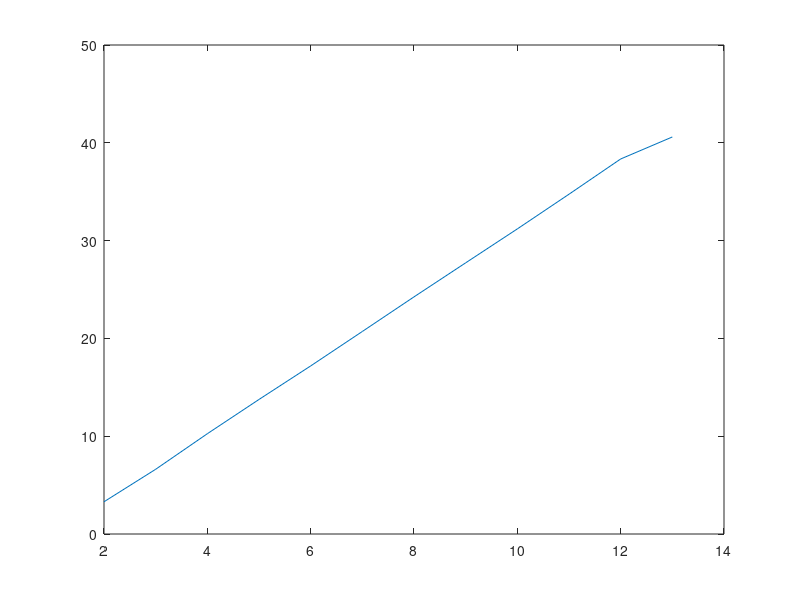

This chart was generated by the following MATLAB code:
function Question5(~)

	n = 1;
	relative_error = 0;
	fprintf('Part1: \n');
    fprintf('\tn\trelative_error\n');
    warning('off');

    while (relative_error < 1)
		n = n+1;
        [x_hat, relative_error] = hat_error(n); %relative error and absolute error are the same.       
		fprintf('\t%d\t%e\n', n, relative_error);
    end
    
    fprintf('\nPart2: \n');
    fprintf('\tn\tcond(H)\t\tlog(cond(H))\n');
    
    n_2 = (2:13)';
    cond_H = zeros(12,1);
    log_cond_H = zeros(12,1);
    correct = zeros(12,1);
    
    for i = 2:13
        cond_H(i-1) = cond(hilb(i), Inf);
        log_cond_H(i-1) = log(cond_H(i-1));
        fprintf('\t%d\t%e\t%f\n', i, cond_H(i-1), log_cond_H(i-1));        
    end
    
    plot(n_2, log_cond_H);
        
    slope_intersect = [ones(12,1), n_2] \ log_cond_H;
    
    fprintf('By Linear Regression we can write log(cond(H)) = %fn%f\n', slope_intersect(2), slope_intersect(1));
    
    fprintf('\nPart3: \n');
    fprintf('\tn\tnorm(x_hat)\tcorrect digits\tcond(H)\n');
    
    for i = 2:13
        [x_hat, relative_error] = hat_error(i);
        x_hat_norm = norm(x_hat, Inf);
        correct(i-1) = 0-floor(log10(relative_error));
        fprintf('\t%d\t%e\t%d\t\t%e\n', i, x_hat_norm, correct(i-1), cond_H(i-1));
    end
end

function [x_hat,err] = hat_error(n)
    H = hilb(n);
	x = ones(n, 1);
	b = H*x;
	x_hat = H\b;
	err = norm(x_hat-x, Inf);
end

